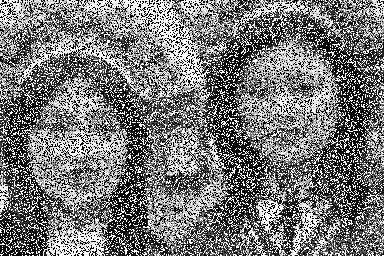
//> input picture saltnpepper.png, 384 x 256 px
$ ./week3_assignment3   (built with g++ and OpenCV 4)
//> lines starting //> are read from the running program, lines starting //| are printed output that depends on the picture
#include <opencv2/opencv.hpp>

using namespace cv;
using namespace std;

int main()
{
	Mat saltnpepper = imread("saltnpepper.png", 0);
//> saltnpepper is the input picture: 256 rows x 384 cols, CV_8UC1; min 0, max 255, mean 120.1

	Mat left_half = saltnpepper(Rect(0, 0, saltnpepper.cols / 2, saltnpepper.rows));
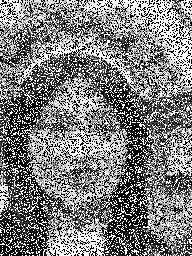
//> left_half: 256 rows x 192 cols, CV_8UC1; min 0, max 255, mean 125.7
	Mat left_half_filtered;
	medianBlur(left_half, left_half_filtered, 9);
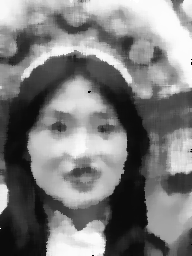
//> left_half_filtered: 256 rows x 192 cols, CV_8UC1; min 0, max 255, mean 123.7

	Mat saltnpepper_filtered = saltnpepper.clone(); // deep copy
	left_half_filtered.copyTo(saltnpepper_filtered(Rect(0, 0, saltnpepper.cols / 2, saltnpepper.rows)));
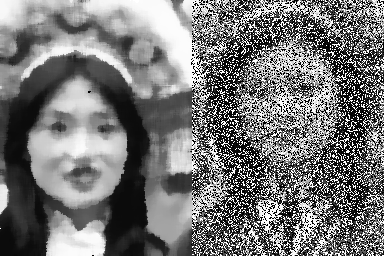
//> saltnpepper_filtered: 256 rows x 384 cols, CV_8UC1; min 0, max 255, mean 119

	imshow("saltnpepper", saltnpepper);
	imshow("saltnpepper_filtered", saltnpepper_filtered);

	Mat moon = imread("Moon.png", 0);
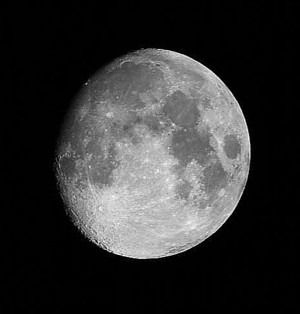
//> input picture Moon.png, 300 x 314 px
//> moon is the input picture: 314 rows x 300 cols, CV_8UC1; min 0, max 251, mean 49.8

//> (the run ends here: the program needs code that is not available in this run, at `Mat left_half = moon(Rect(0, 0, moon.cols / 2, moon.rows));`)
